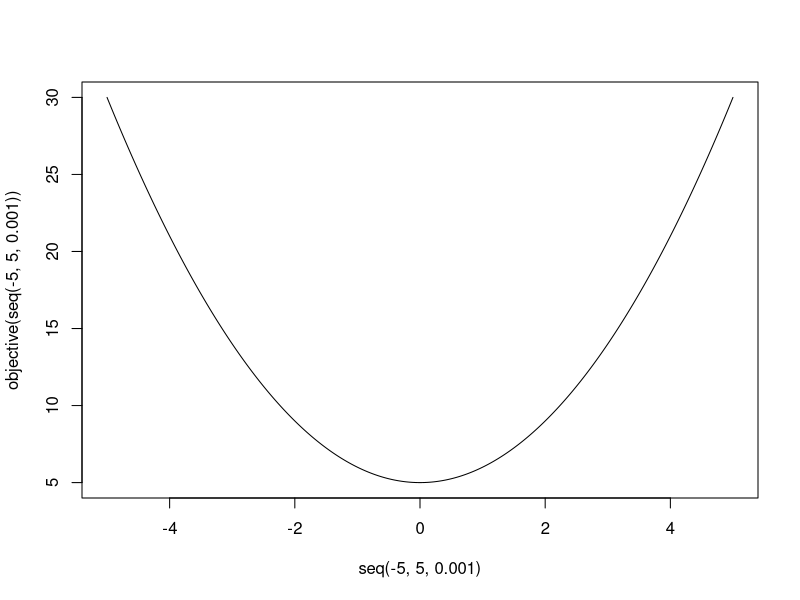

Recreate this plot in R. (Note: this script raises an error after producing the figure.)
objective <- function(x) {
    return(cos(x) - x)
}

# func without root - for testing
objective <- function(x) {
   return(x^2 + 5)
}


secant <- function(func, x_0, x_1, tol = 1e-10, maxiter = 10000, ...) {
    # initialize variables
    i <- 0

    while ((abs(func(x_1, ...)) > tol) && (i < maxiter)) {
        x_2 <- x_1 - func(x_1, ...) * ((x_0 - x_1) / (func(x_0, ...) - func(x_1, ...)))

        # swap variables
        x_0 <- x_1
        x_1 <- x_2

        # increment
        i <- i + 1

        cat("At iteration", i, "value of x is:", x_1, "\n")
    }

    if (abs(func(x_1, ...)) > tol) {
        return(
            list(
                iterations = i,
                convergence = "Not achieved",
                root = NULL,
                func.root = NULL
            )
        )
    } else {
        return(
            list(
                iterations = i,
                convergence = "Achieved",
                root = x_1,
                func.root = func(x_1)
            )
        )
    }
}

# find root
secant(objective, x_0 = 1, x_1 = 2)

# Plot the function
plot(seq(-5, 5, 1e-3), objective(seq(-5, 5, 1e-3)), type = "l")
abline(h = 0, col = "red")

# verify solution
uniroot(objective, interval = c(-5, 5))
